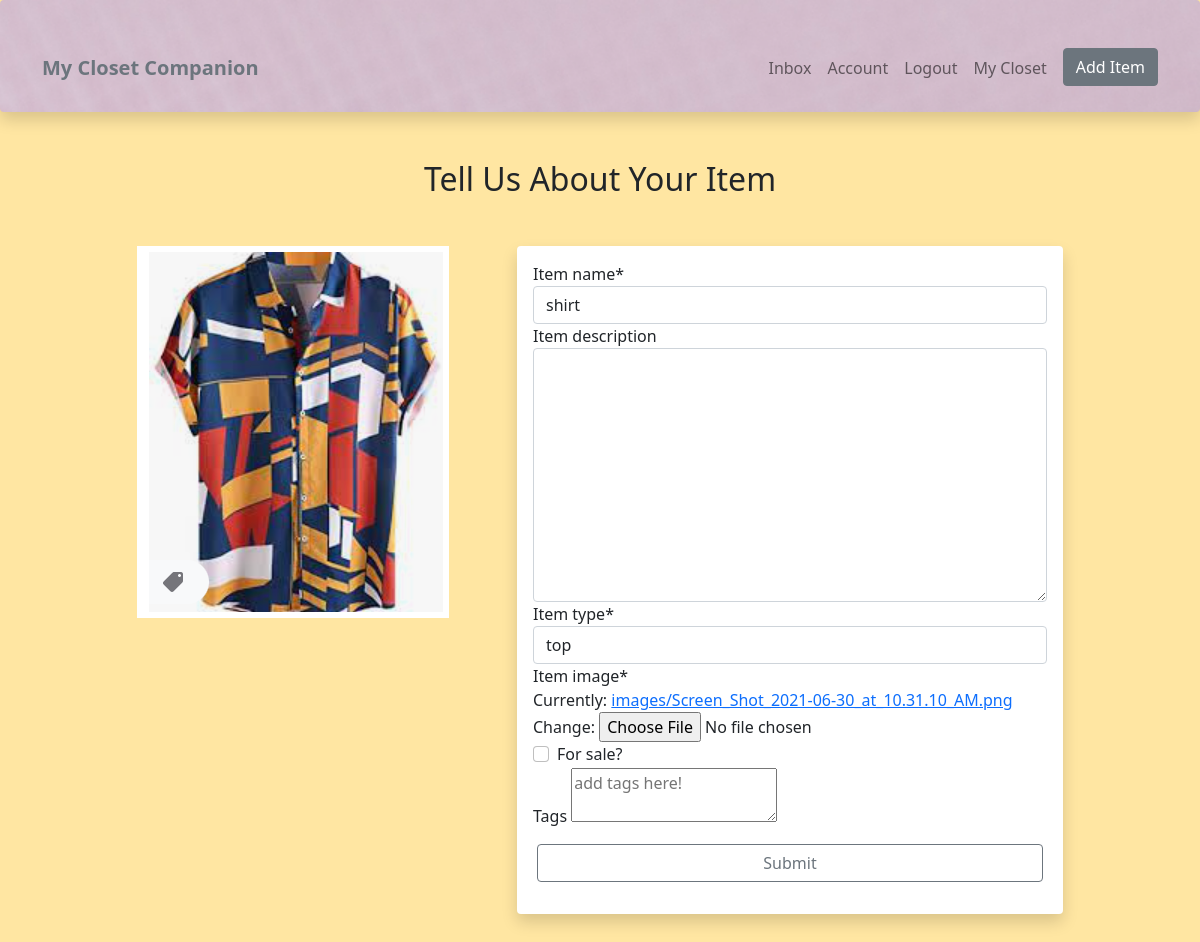
The page /wardrobe/update-item/b0b19e85-2fbd-4f64-b11b-ffd1fbb5c926/ (signed in) on the database as committed earlier.
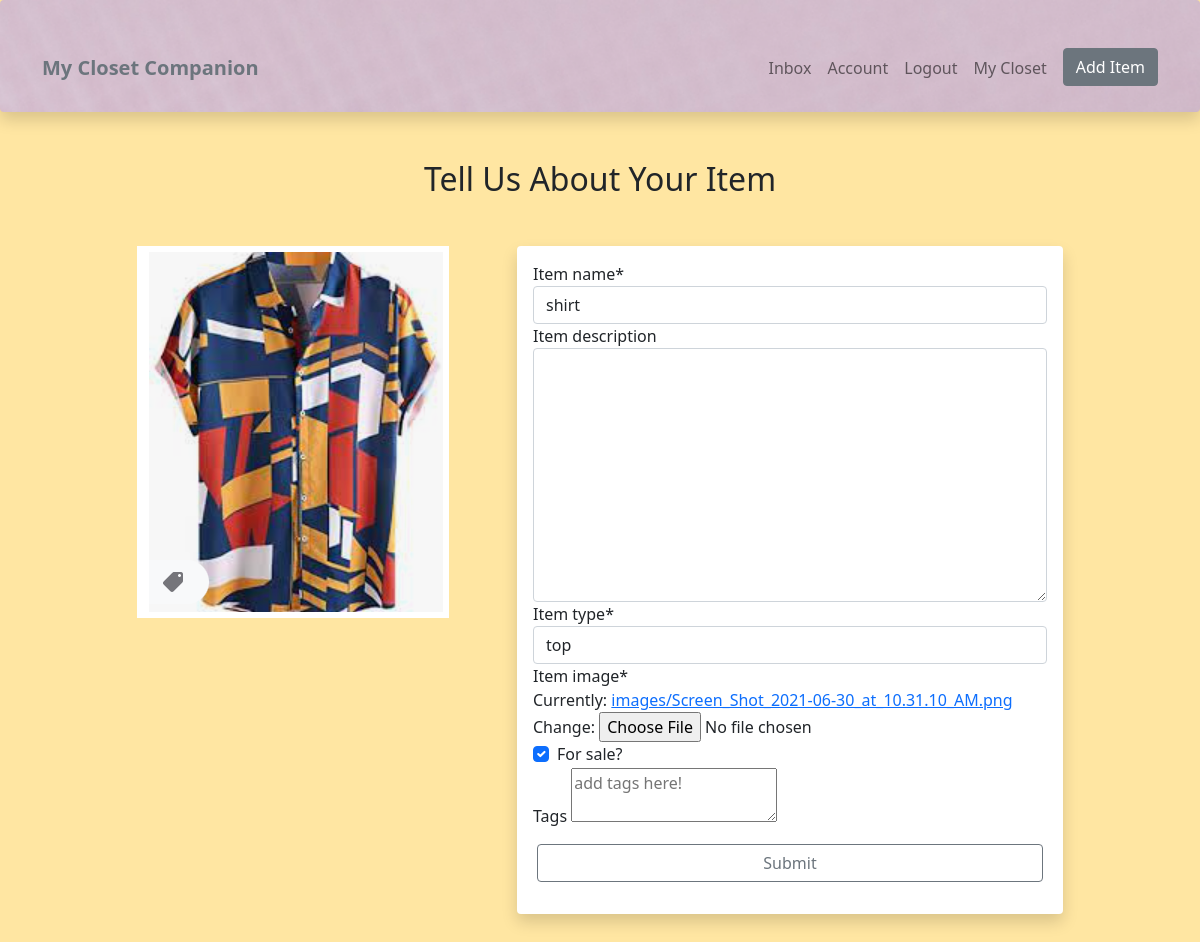
The same page on the database as committed later.
### wardrobe/models.py (models this page shows, shortened)
class Item(models.Model):
    top = 'top'
    bottom = 'bottom'
    dress = 'dress'
    shoe = 'shoe'
    outerwear = 'outerwear'
    handbag = 'handbag'
    other = 'other'
    item_type = [
        (top, 'top'),
        (bottom, 'bottom'),
        (dress, 'dress'),
        (shoe, 'shoe'),
        (outerwear, 'outerwear'),
        (handbag, 'handbag'),
        (other, 'other'),
    ]
    owner = models.ForeignKey(Profile, null=True, blank=True, on_delete=models.CASCADE)
    name = models.CharField(max_length=100)
    description = models.TextField(max_length=300, blank=True, null=True)
    type = models.CharField(max_length=100, choices = item_type, default=shoe)
    image = models.ImageField(upload_to="images", default='itemdefault.jpg')
    sell = models.BooleanField(default=False)
    price = models.DecimalField(max_digits=7, decimal_places=2, blank=True, null=True)
    tags = models.ManyToManyField('Tag', blank=True)
    created = models.DateTimeField(auto_now_add=True)
    id = models.UUIDField(default=uuid.uuid4, unique=True, primary_key=True, editable=False)

### wardrobe/views.py (the view, shortened to what this page needs)
# urls.py: path('update-item/<str:pk>/', views.updateItem, name='update-item'),
@login_required(login_url="login")
def updateItem(request, pk):
    page = 'update'
    profile = request.user.profile
    item = profile.item_set.get(id=pk)
    tags = item.tags.all()
    form = ItemForm(instance=item)
    context = {'page': page, 'form': form, 'tags': tags, 'item': item}
    return render(request, 'wardrobe/item_form.html', context)

### wardrobe/forms.py
class ItemForm(ModelForm):
    class Meta:
        model = Item
        fields = ['name', 'description', 'type', 'image', 'sell']
        labels = {
            'name': 'Item name',
            'description': 'Item description',
            'type': 'Item type',
            'image': 'Item image',
            'sell': 'For sale?',
            'price': '(if item is for sale)',
        }

### wardrobe/templates/wardrobe/item_form.html (shortened to what this page needs)
{% extends 'main.html' %}
{% load crispy_forms_tags %}
{% block content %}
<div class="container-lg">
  <div class="text-center">
    <h2>Tell Us About Your Item</h2>
  </div>
  <div class="row justify-content-center my-5">
    {% if page == 'update' %}
    <div class="col-lg-4 mb-5">
      <img src="{{item.image.url }}" class="img-fluid" alt="item">
    </div>
    {% endif %}
    <div class="col-lg-6">
      <form class="shadow p-3 mb-5 bg-body rounded" action="" method="POST" enctype="multipart/form-data">
        {{ form|crispy }}
        <div class="form__field">
          <label for="formInput#text">Tags</label>
          <textarea name="newtags" class="input" placeholder="add tags here!"></textarea>
        </div>
        <div class="row justify-content-center p-3">
          <button class="btn btn-outline-secondary" type="submit" value="Submit!">Submit</button>
        </div>
      </form>
    </div>
  </div>
</div>
{% endblock %}

Rows that differ between the two databases and show on the page:
changed Item "shirt": sell "☐" → "☑"
